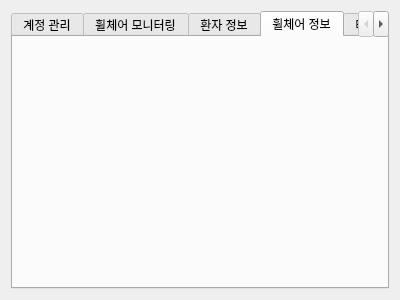
<?xml version="1.0" encoding="UTF-8"?>
<ui version="4.0">
 <class>tab_admin</class>
 <widget class="QWidget" name="tab_admin">
  <property name="geometry">
   <rect>
    <x>0</x>
    <y>0</y>
    <width>400</width>
    <height>300</height>
   </rect>
  </property>
  <property name="windowTitle">
   <string>관리자 탭</string>
  </property>
  <layout class="QVBoxLayout" name="verticalLayout">
   <item>
    <widget class="QTabWidget" name="tabWidget">
     <property name="tabPosition">
      <enum>QTabWidget::North</enum>
     </property>
     <property name="tabShape">
      <enum>QTabWidget::Rounded</enum>
     </property>
     <property name="currentIndex">
      <number>3</number>
     </property>
     <widget class="QWidget" name="tab">
      <attribute name="title">
       <string>계정 관리</string>
      </attribute>
     </widget>
     <widget class="QWidget" name="tab_2">
      <attribute name="title">
       <string>휠체어 모니터링</string>
      </attribute>
     </widget>
     <widget class="QWidget" name="tab_3">
      <attribute name="title">
       <string>환자 정보</string>
      </attribute>
     </widget>
     <widget class="QWidget" name="tab_4">
      <attribute name="title">
       <string>휠체어 정보</string>
      </attribute>
     </widget>
     <widget class="QWidget" name="tab_5">
      <attribute name="title">
       <string>터미널</string>
      </attribute>
     </widget>
    </widget>
   </item>
  </layout>
 </widget>
 <resources/>
 <connections/>
</ui>
